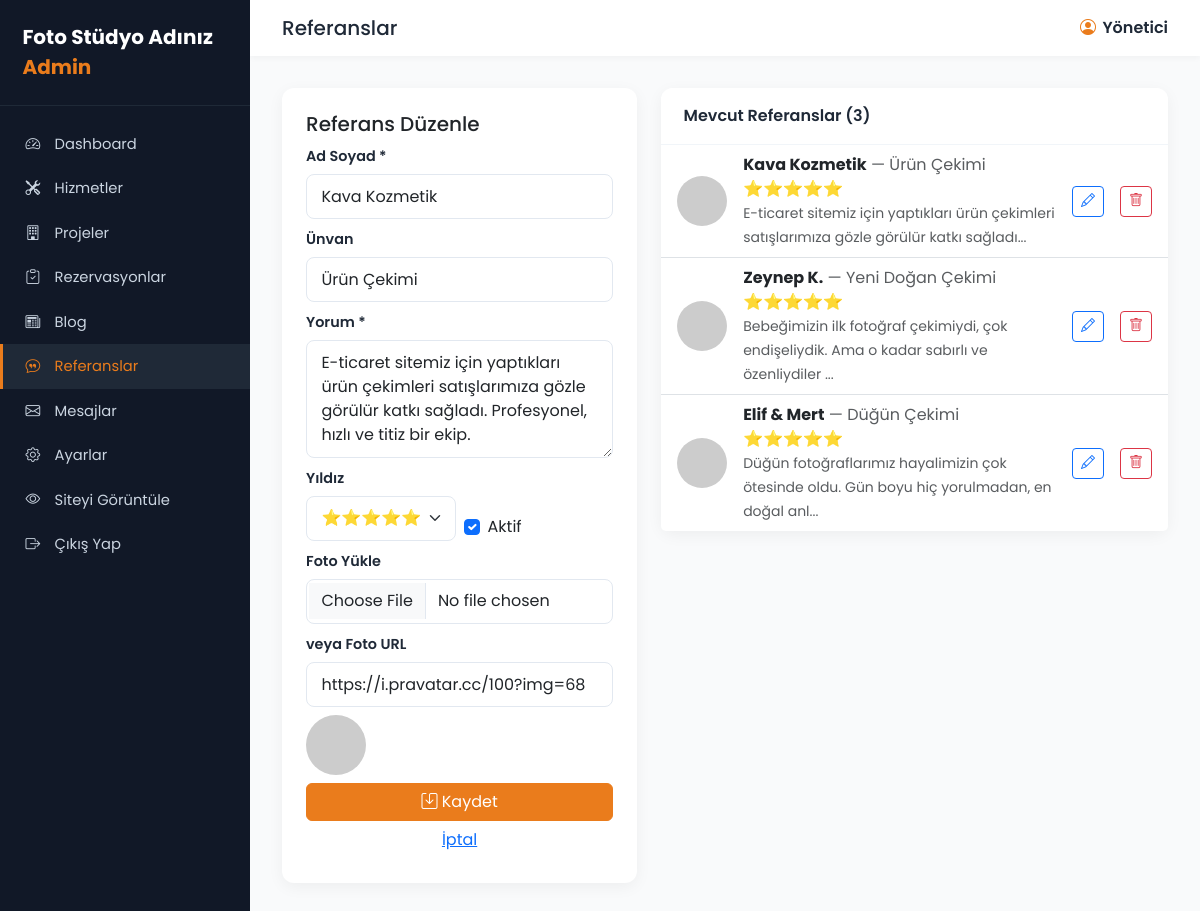
The app's page /admin/referanslar.php?id=3 (signed in) with its own data.
### tables this page shows
CREATE TABLE `referanslar` (
  `id` INT AUTO_INCREMENT PRIMARY KEY,
  `ad` VARCHAR(100) NOT NULL,
  `unvan` VARCHAR(120),
  `yorum` TEXT,
  `foto` VARCHAR(255),
  `yildiz` TINYINT DEFAULT 5,
  `durum` TINYINT DEFAULT 1
);

### inc/helpers.php (called while the page is built, shortened)
<?php
function e($s) { return htmlspecialchars($s ?? '', ENT_QUOTES, 'UTF-8'); }

### admin/referanslar.php (the view, shortened to what this page needs)
<?php
require_once __DIR__ . '/inc/crud.php';
$duzId = (int)($_GET['id'] ?? 0);
$d = ['id'=>0,'ad'=>'','unvan'=>'','yorum'=>'','foto'=>'','yildiz'=>5,'durum'=>1];
if($duzId){ $st=$db->prepare("SELECT * FROM referanslar WHERE id=?"); $st->execute([$duzId]); $d=$st->fetch()?:$d; }
$liste = $db->query("SELECT * FROM referanslar ORDER BY id DESC")->fetchAll();
require_once __DIR__ . '/inc/header.php';
?>
<div class="row g-4">
  <div class="col-lg-5">
    <form method="post" enctype="multipart/form-data" class="card p-4">
      <h5><?= $duzId?'Referans Düzenle':'Yeni Referans' ?></h5>
      <div class="mb-2"><label class="form-label">Ad Soyad *</label><input class="form-control" name="ad" value="<?= e($d['ad']) ?>" required></div>
      <div class="mb-2"><label class="form-label">Ünvan</label><input class="form-control" name="unvan" value="<?= e($d['unvan']) ?>"></div>
      <div class="mb-2"><label class="form-label">Yorum *</label><textarea class="form-control" name="yorum" rows="4" required><?= e($d['yorum']) ?></textarea></div>
      <div class="row g-2 mb-2">
        <div class="col-6"><label class="form-label">Yıldız</label><select class="form-select" name="yildiz"><?php for($i=5;$i>=1;$i--): ?><option value="<?= $i ?>" <?= $d['yildiz']==$i?'selected':'' ?>><?= str_repeat('⭐',$i) ?></option><?php endfor; ?></select></div>
        <div class="col-6 d-flex align-items-end"><div class="form-check"><input type="checkbox" class="form-check-input" id="durum" name="durum" <?= $d['durum']?'checked':'' ?>><label class="form-check-label" for="durum">Aktif</label></div></div>
      </div>
      <div class="mb-2"><label class="form-label">Foto Yükle</label><input type="file" class="form-control" name="foto_file" accept="image/*"></div>
      <div class="mb-2"><label class="form-label">veya Foto URL</label><input class="form-control" name="foto_url" value="<?= e($d['foto']) ?>"></div>
      <?php if($d['foto']): ?><img src="<?= e($d['foto']) ?>" class="mb-2" style="width:60px;height:60px;border-radius:50%;object-fit:cover"><?php endif; ?>
      <button class="btn btn-primary"><i class="bi bi-save"></i> Kaydet</button>
      <?php if($duzId): ?> <a href="referanslar.php" class="btn btn-link">İptal</a><?php endif; ?>
    </form>
  </div>
  <div class="col-lg-7">
    <div class="card">
      <div class="card-header">Mevcut Referanslar (<?= count($liste) ?>)</div>
      <ul class="list-group list-group-flush">
        <?php foreach($liste as $r): ?>
        <li class="list-group-item d-flex align-items-center gap-3">
          <?php if($r['foto']): ?><img src="<?= e($r['foto']) ?>" style="width:50px;height:50px;border-radius:50%;object-fit:cover"><?php endif; ?>
          <div class="flex-grow-1">
            <strong><?= e($r['ad']) ?></strong> <span class="text-muted">— <?= e($r['unvan']) ?></span>
            <div><?= str_repeat('⭐',(int)$r['yildiz']) ?></div>
            <small class="text-muted"><?= e(mb_substr($r['yorum'],0,90)) ?>...</small>
          </div>
          <a href="?id=<?= $r['id'] ?>" class="btn btn-sm btn-outline-primary"><i class="bi bi-pencil"></i></a>
          <a href="?sil=<?= $r['id'] ?>" class="btn btn-sm btn-outline-danger" onclick="return confirm('Silinsin mi?')"><i class="bi bi-trash"></i></a>
        </li>
        <?php endforeach; ?>
      </ul>
    </div>
  </div>
</div>
<?php require_once __DIR__ . '/inc/footer.php'; ?>

### admin/inc/header.php (style rules this page uses)
:root { --primary:#ea7c1c;--primary-dark:#c66514;--dark:#1f2937;--sidebar:#111827;--light:#f9fafb }
body { font-family:'Poppins',sans-serif;background:var(--light);margin:0 }
.card { border:none;box-shadow:0 4px 16px rgba(0,0,0,.05);border-radius:12px }
.card-header { background:#fff;border-bottom:1px solid #f1f5f9;padding:1rem 1.4rem;font-weight:600;color:var(--dark);border-radius:12px 12px 0 0!important }
.btn-primary { background:var(--primary);border-color:var(--primary) }
.form-control,.form-select { border-radius:8px;padding:.6rem .9rem;border:1px solid #e2e8f0 }
.form-label { font-weight:600;color:var(--dark);font-size:.9rem;margin-bottom:.4rem }

### records on screen
referanslar: ad "Kava Kozmetik", unvan "Ürün Çekimi", yorum "E-ticaret sitemiz için yaptıkları ürün çekimleri satışlarımıza gözle görülür katkı sağladı. Profesyonel, hızlı ve titiz bir ekip.", yildiz "⭐⭐⭐⭐⭐", durum "☑", foto_url "https://i.pravatar.cc/100?img=68", yorum "E-ticaret sitemiz için yaptıkları ürün çekimleri satışlarımıza gözle görülür katkı sağladı"
referanslar: ad "Zeynep K.", unvan "Yeni Doğan Çekimi", yildiz "⭐⭐⭐⭐⭐", yorum "Bebeğimizin ilk fotoğraf çekimiydi, çok endişeliydik. Ama o kadar sabırlı ve özenliydiler"
referanslar: ad "Elif & Mert", unvan "Düğün Çekimi", yildiz "⭐⭐⭐⭐⭐", yorum "Düğün fotoğraflarımız hayalimizin çok ötesinde oldu. Gün boyu hiç yorulmadan, en doğal anl"

### other values on screen
ayar('site_adi') "Foto Stüdyo Adınız"
$it[1] "Dashboard"
$it[1] "Hizmetler"
$it[1] "Projeler"
$it[1] "Rezervasyonlar"
$it[1] "Blog"
$it[1] "Referanslar"
$it[1] "Mesajlar"
$it[1] "Ayarlar"
$adminTitle "Referanslar"
$adminAd "Yönetici"
count($liste) "3"
